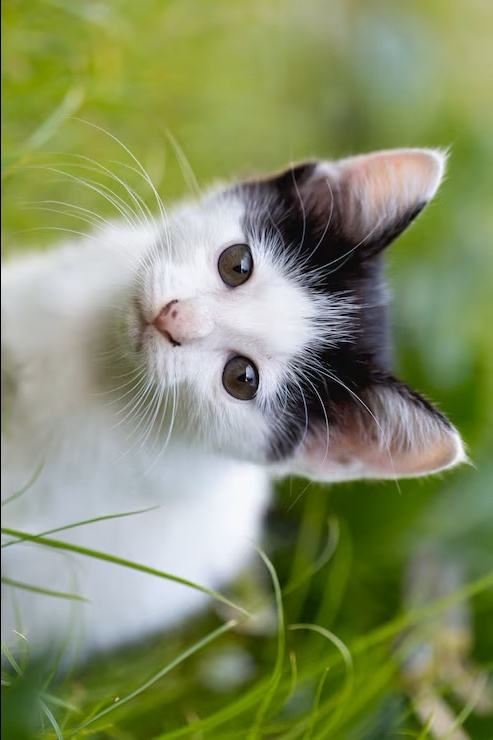
#> input picture Lab/Output/Q10_rotate_90.jpg, 493 x 740 px, given in place of image.jpg, which was not available
$ python Experiment-12.py
#> lines starting #> are read from the running program, lines starting #| are printed output that depends on the picture

import cv2
import os

path = r"C:\Users\Senthil kumar\OneDrive\Desktop\image.jpg"
folder = os.path.join(os.path.dirname(path), "output")
os.makedirs(folder, exist_ok=True)
img = cv2.imread(path)
#> img is the input picture: shape (740, 493, 3); mean B, G, R 103.3, 143.6, 133.8

if img is None:
    print("Image not found!")
else:
    result = cv2.rotate(img, cv2.ROTATE_90_COUNTERCLOCKWISE)
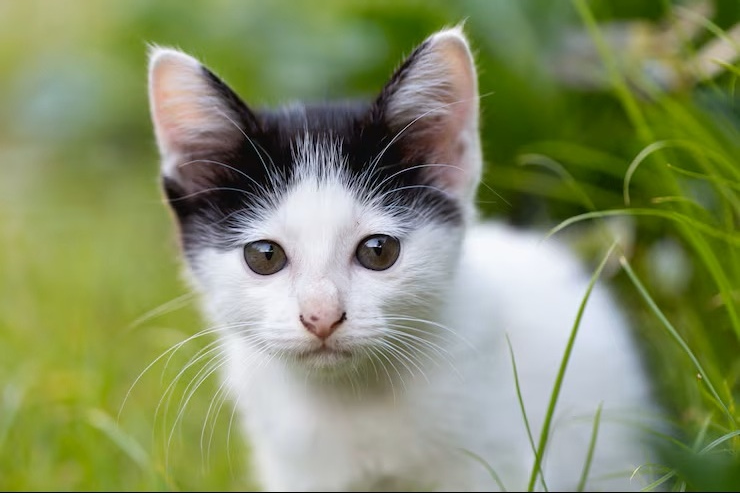
#> result: shape (493, 740, 3); mean B, G, R 103.3, 143.6, 133.8
    out = os.path.join(folder, "Q12_rotate_270.jpg")
    cv2.imwrite(out, result)
    cv2.imshow("Rotate 270 Degrees Clockwise", result)
    print("Output saved:", out)
    cv2.waitKey(0)
    cv2.destroyAllWindows()

$ run again, on Lab/Output/Q13_affine.jpg
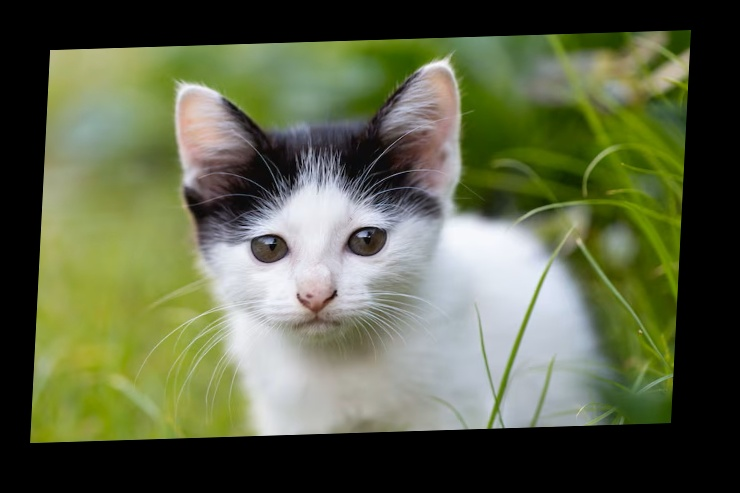
#> input picture Lab/Output/Q13_affine.jpg, 740 x 493 px, given in place of image.jpg, which was not available
#> img is the input picture: shape (493, 740, 3); mean B, G, R 71.5, 99.2, 92.4
#> `result = cv2.rotate(img, cv2.ROTATE_90_COUNTERCLOCKWISE)`:
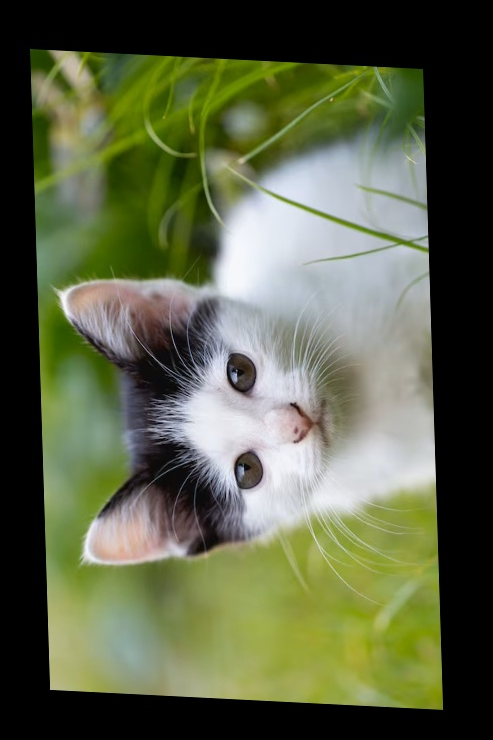
#> result: shape (740, 493, 3); mean B, G, R 71.5, 99.2, 92.4
